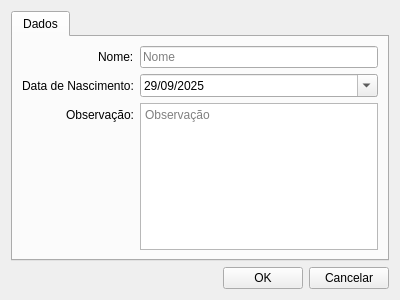
<?xml version="1.0" encoding="UTF-8"?>
<ui version="4.0">
 <class>PlayerEditView</class>
 <widget class="QDialog" name="PlayerEditView">
  <property name="geometry">
   <rect>
    <x>0</x>
    <y>0</y>
    <width>400</width>
    <height>300</height>
   </rect>
  </property>
  <property name="windowTitle">
   <string>Plataforma T-TEA - Jogador</string>
  </property>
  <property name="windowIcon">
   <iconset resource="../resources.qrc">
    <normaloff>:/icons/system/appicon</normaloff>:/icons/system/appicon</iconset>
  </property>
  <property name="modal">
   <bool>true</bool>
  </property>
  <layout class="QVBoxLayout" name="main_layout">
   <item>
    <widget class="QTabWidget" name="tab_player">
     <property name="currentIndex">
      <number>0</number>
     </property>
     <widget class="QWidget" name="tab_data">
      <attribute name="title">
       <string>Dados</string>
      </attribute>
      <layout class="QFormLayout" name="details_layout">
       <property name="labelAlignment">
        <set>Qt::AlignmentFlag::AlignRight|Qt::AlignmentFlag::AlignTrailing|Qt::AlignmentFlag::AlignVCenter</set>
       </property>
       <item row="0" column="0">
        <widget class="QLabel" name="lbl_name">
         <property name="text">
          <string>Nome:</string>
         </property>
        </widget>
       </item>
       <item row="0" column="1">
        <widget class="QLineEdit" name="led_name">
         <property name="placeholderText">
          <string>Nome</string>
         </property>
        </widget>
       </item>
       <item row="1" column="0">
        <widget class="QLabel" name="lbl_birth_date">
         <property name="text">
          <string>Data de Nascimento:</string>
         </property>
        </widget>
       </item>
       <item row="1" column="1">
        <widget class="QDateEdit" name="ded_birth_date">
         <property name="displayFormat">
          <string>dd/MM/yyyy</string>
         </property>
         <property name="calendarPopup">
          <bool>true</bool>
         </property>
         <property name="date">
          <date>
           <year>2025</year>
           <month>9</month>
           <day>29</day>
          </date>
         </property>
        </widget>
       </item>
       <item row="2" column="0">
        <widget class="QLabel" name="lbl_observation">
         <property name="text">
          <string>Observação:</string>
         </property>
        </widget>
       </item>
       <item row="2" column="1">
        <widget class="QTextEdit" name="ted_observation">
         <property name="placeholderText">
          <string>Observação</string>
         </property>
        </widget>
       </item>
      </layout>
     </widget>
    </widget>
   </item>
   <item>
    <layout class="QHBoxLayout" name="lay_button" stretch="0,0,0">
     <item>
      <spacer name="hs_button">
       <property name="orientation">
        <enum>Qt::Orientation::Horizontal</enum>
       </property>
       <property name="sizeHint" stdset="0">
        <size>
         <width>40</width>
         <height>20</height>
        </size>
       </property>
      </spacer>
     </item>
     <item>
      <widget class="QPushButton" name="pb_ok">
       <property name="sizePolicy">
        <sizepolicy hsizetype="Fixed" vsizetype="Fixed">
         <horstretch>0</horstretch>
         <verstretch>0</verstretch>
        </sizepolicy>
       </property>
       <property name="toolTip">
        <string>Salvar operação atual</string>
       </property>
       <property name="locale">
        <locale language="Portuguese" country="Brazil"/>
       </property>
       <property name="text">
        <string>OK</string>
       </property>
       <property name="icon">
        <iconset resource="../resources.qrc">
         <normaloff>:/icons/ui/buttons/okicon</normaloff>:/icons/ui/buttons/okicon</iconset>
       </property>
       <property name="autoDefault">
        <bool>false</bool>
       </property>
      </widget>
     </item>
     <item>
      <widget class="QPushButton" name="pb_cancel">
       <property name="sizePolicy">
        <sizepolicy hsizetype="Fixed" vsizetype="Fixed">
         <horstretch>0</horstretch>
         <verstretch>0</verstretch>
        </sizepolicy>
       </property>
       <property name="toolTip">
        <string>Cancelar operação atual</string>
       </property>
       <property name="text">
        <string>Cancelar</string>
       </property>
       <property name="icon">
        <iconset resource="../resources.qrc">
         <normaloff>:/icons/ui/buttons/cancelicon</normaloff>:/icons/ui/buttons/cancelicon</iconset>
       </property>
       <property name="autoDefault">
        <bool>false</bool>
       </property>
      </widget>
     </item>
    </layout>
   </item>
  </layout>
 </widget>
 <resources>
  <include location="../resources.qrc"/>
 </resources>
 <connections/>
</ui>
